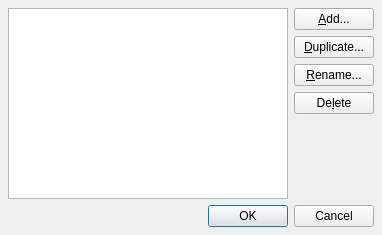
<ui version="4.0" >
 <class>IdentitiesEditDlg</class>
 <widget class="QDialog" name="IdentitiesEditDlg" >
  <property name="geometry" >
   <rect>
    <x>0</x>
    <y>0</y>
    <width>382</width>
    <height>235</height>
   </rect>
  </property>
  <property name="windowTitle" >
   <string>Edit Identities</string>
  </property>
  <property name="modal" >
   <bool>true</bool>
  </property>
  <layout class="QVBoxLayout" >
   <property name="margin" >
    <number>8</number>
   </property>
   <property name="spacing" >
    <number>6</number>
   </property>
   <item>
    <layout class="QHBoxLayout" >
     <property name="margin" >
      <number>0</number>
     </property>
     <property name="spacing" >
      <number>6</number>
     </property>
     <item>
      <widget class="QListWidget" name="identList" />
     </item>
     <item>
      <layout class="QVBoxLayout" >
       <property name="margin" >
        <number>0</number>
       </property>
       <property name="spacing" >
        <number>6</number>
       </property>
       <item>
        <widget class="QPushButton" name="addButton" >
         <property name="text" >
          <string>&amp;Add...</string>
         </property>
        </widget>
       </item>
       <item>
        <widget class="QPushButton" name="duplicateButton" >
         <property name="text" >
          <string>&amp;Duplicate...</string>
         </property>
        </widget>
       </item>
       <item>
        <widget class="QPushButton" name="renameButton" >
         <property name="text" >
          <string>&amp;Rename...</string>
         </property>
        </widget>
       </item>
       <item>
        <widget class="QPushButton" name="deleteButton" >
         <property name="text" >
          <string>De&amp;lete</string>
         </property>
        </widget>
       </item>
       <item>
        <spacer>
         <property name="orientation" >
          <enum>Qt::Vertical</enum>
         </property>
         <property name="sizeHint" >
          <size>
           <width>20</width>
           <height>40</height>
          </size>
         </property>
        </spacer>
       </item>
      </layout>
     </item>
    </layout>
   </item>
   <item>
    <widget class="QDialogButtonBox" name="buttonBox" >
     <property name="orientation" >
      <enum>Qt::Horizontal</enum>
     </property>
     <property name="standardButtons" >
      <set>QDialogButtonBox::Cancel|QDialogButtonBox::NoButton|QDialogButtonBox::Ok</set>
     </property>
    </widget>
   </item>
  </layout>
 </widget>
 <resources/>
 <connections>
  <connection>
   <sender>buttonBox</sender>
   <signal>accepted()</signal>
   <receiver>IdentitiesEditDlg</receiver>
   <slot>accept()</slot>
   <hints>
    <hint type="sourcelabel" >
     <x>190</x>
     <y>213</y>
    </hint>
    <hint type="destinationlabel" >
     <x>190</x>
     <y>117</y>
    </hint>
   </hints>
  </connection>
  <connection>
   <sender>buttonBox</sender>
   <signal>rejected()</signal>
   <receiver>IdentitiesEditDlg</receiver>
   <slot>reject()</slot>
   <hints>
    <hint type="sourcelabel" >
     <x>190</x>
     <y>213</y>
    </hint>
    <hint type="destinationlabel" >
     <x>190</x>
     <y>117</y>
    </hint>
   </hints>
  </connection>
 </connections>
</ui>
